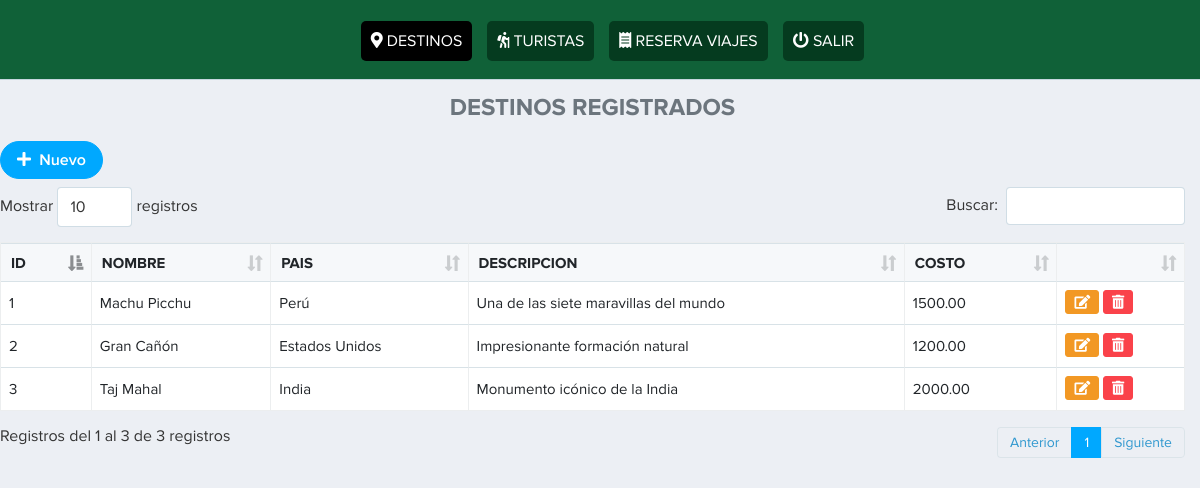
Screenshot of /vista/inicio.php (signed in) with the database file from the repository.
### tables this page shows
CREATE TABLE `destinos` (
  `destino_id` int(11) NOT NULL AUTO_INCREMENT,
  `nombre` varchar(100) NOT NULL,
  `pais` varchar(100) NOT NULL,
  `descripcion` text DEFAULT NULL,
  `costo` decimal(10,2) NOT NULL,
  PRIMARY KEY (`destino_id`)
);

### vista/inicio.php (the view, shortened to what this page needs)
<?php require('./layout/topbar.php'); ?>
<div class="page-content">
<script>
    function advertencia(e) {
        if (!confirm("¿Está seguro de eliminar este destino?")) {
            e.preventDefault();
        }
    }
</script>
    <h4 class="text-secondary text-center font-weight-bold">DESTINOS REGISTRADOS</h4>
    <?php
    include "../config/conexion.php";
    $sql = $conexion->query(" SELECT * from destinos ");
    ?>
    <a data-toggle="modal" data-target="#exampleModalRegistro" class="btn btn-primary btn-rounded mb-2"><i class="fas fa-plus"></i> &nbsp;Nuevo</a>
    <table class="table table-bordered table-hover w-100" id="example">
        <thead>
            <tr>
                <th scope="col">ID</th>
                <th scope="col">NOMBRE</th>
                <th scope="col">PAIS</th>
                <th scope="col">DESCRIPCION</th>
                <th scope="col">COSTO</th>
                <th></th>
            </tr>
        </thead>
        <tbody>
            <?php
            while ($datos = $sql->fetch_object()) { ?>
                <tr>
                    <td><?= $datos->destino_id ?></td>
                    <td><?= $datos->nombre ?></td>
                    <td><?= $datos->pais ?></td>
                    <td><?= $datos->descripcion ?></td>
                    <td><?= $datos->costo ?></td>
                    <td>
                        <a href="" data-toggle="modal" data-target="#exampleModal<?= $datos->destino_id ?>" class="btn btn-warning btn-sm"><i class="fas fa-edit"></i></a>
                        <a href="inicio.php?id=<?= $datos->destino_id ?>" onclick="advertencia(event)" class="btn btn-danger btn-sm"><i class="fas fa-trash-alt"></i></a>
                    </td>
                </tr>
            <?php }
            ?>
        </tbody>
    </table>
</div>
<?php require('./layout/footer.php'); ?>

### vista/layout/topbar.php (style rules this page uses)
.page-content { margin-top: 70px; }

### rows the page displays
destinos: destino_id "1", nombre "Machu Picchu", pais "Perú", descripcion "Una de las siete maravillas del mundo", costo "1500.00"
destinos: destino_id "2", nombre "Gran Cañón", pais "Estados Unidos", descripcion "Impresionante formación natural", costo "1200.00"
destinos: destino_id "3", nombre "Taj Mahal", pais "India", descripcion "Monumento icónico de la India", costo "2000.00"
